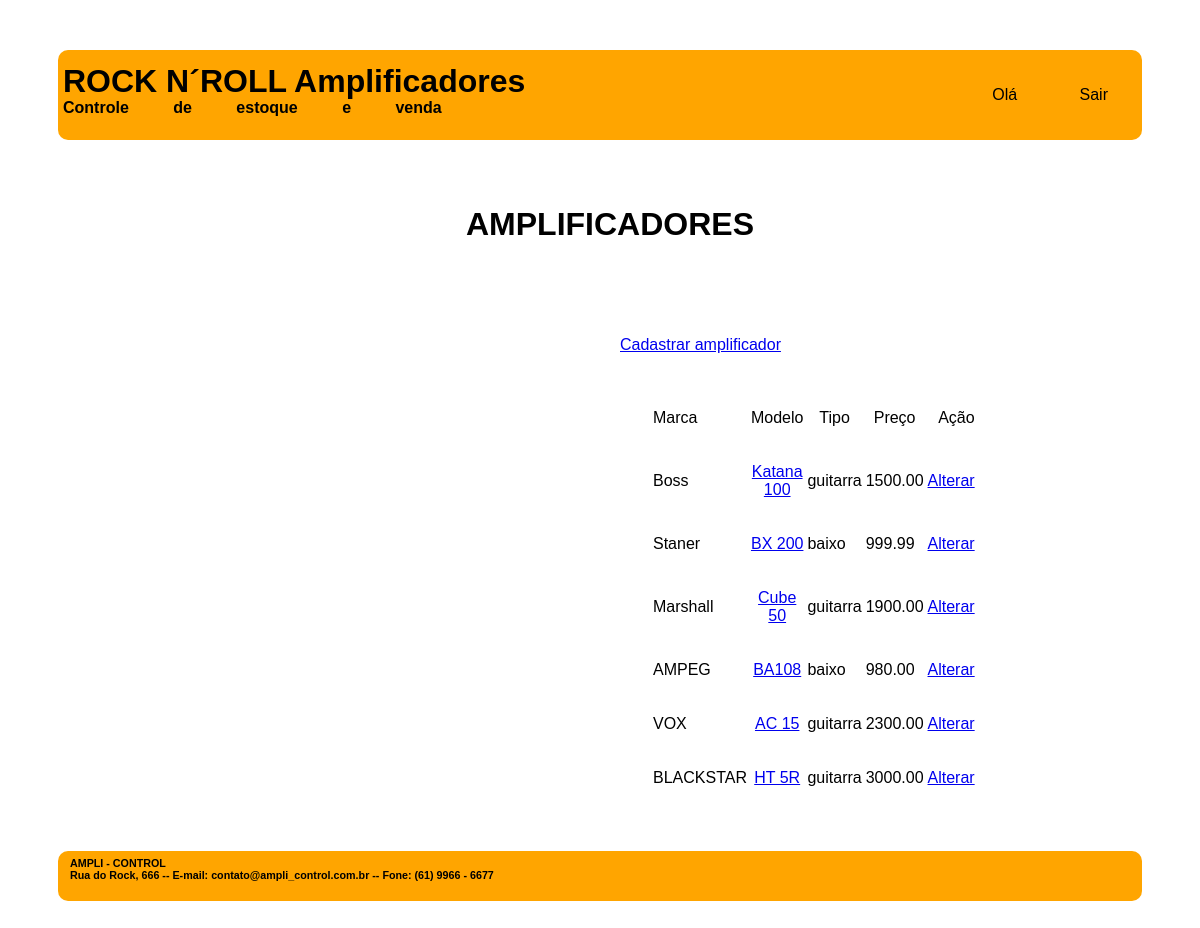
Page /lista_amp.php on the committed database.
### tables this page shows
CREATE TABLE `amplificadores` (
  `COD_AMP` int(11) NOT NULL,
  `TIPO_AMP` varchar(45) NOT NULL,
  `MARCA_AMP` varchar(45) NOT NULL,
  `MODELO_AMP` varchar(45) NOT NULL,
  `PRECO_AMP` decimal(10,2) NOT NULL,
  `FOTO_AMP` varchar(100) NOT NULL,
  `FILA_COMPRA_AMP` char(1) NOT NULL DEFAULT 'N',
  `VENDAS_COD_VEN` int(11) DEFAULT NULL
);

### lista_amp.php (the view, shortened to what this page needs)
<!DOCTYPE html>
<html>
    <head>
        <link rel="stylesheet" type="text/css" href="css/layout.css">
		<link rel="stylesheet" type="text/css" href="css/menu.css">
    </head>
    <body>
        <div id="principal">
			<div id="topo">
				<div id="logo">
					<h1> ROCK N´ROLL Amplificadores </h1>
					<h4> Controle de estoque e venda </h4>
				</div>
				<div class="menu_global">
					<ul>
						<li> Olá <?php include "valida_login.php";?></li>
                        <li><a href="logout.php" class="active">Sair</a></li>
                    </ul>
				</div>
			</div>
			<div id="conteudo_especifico">
				<div class="div_central centralizar">
					<h1> AMPLIFICADORES </h1>
				</div>
				<div id="funcionalidade" class="div_direita">
					<?php
						$conectar = mysqli_connect ("localhost", "root", "", "sistema_modelo");
						$sql_consulta = "SELECT cod_amp, marca_amp, modelo_amp, tipo_amp, preco_amp FROM amplificadores";
						$resultado_consulta = mysqli_query ($conectar, $sql_consulta);
					?>
					<p> <a href="cadastra_amp.php"> Cadastrar amplificador </a> </p>
					<table class="centralizar">
						<tr>
							<td class="esquerda">
								<p> Marca </p>
							</td>
							<td>
								<p> Modelo </p>
							</td>
							<td>
								<p> Tipo </p>
							</td>
							<td>
								<p> Preço </p>
							</td>
							<td class="direita">
								<p> Ação </p>
							</td>
						</tr>
						<?php
							while ($registro = mysqli_fetch_row($resultado_consulta))
							{
						?>
						<tr>
							<td class="esquerda">
								<p>
									<?php echo $registro[1]; ?>
								</p>
							</td>
							<td>
								<p>
									<a href="exibe_amp.php?codigo=<?php echo $registro[0]?>">
										<?php
											echo "$registro[2]";
										?>
									</a>
								</p>
							</td>
							<td class="esquerda">
								<p>
									<?php echo $registro[3]; ?>
								</p>
							</td>
							<td class="esquerda">
								<p>
									<?php echo $registro[4]; ?>
								</p>
							</td>
							<td class="direita">
								<p>
									<a href="altera_amp.php?codigo=<?php echo $registro[0]?>">
										Alterar
									</a>
								</p>
							</td>
						</tr>
						<?php
							}
						?>
					</table>
				</div>
			</div>
			<div id="rodape">
				<div id="texto_institucional">
					<div id="texto_institucional">
						<h6> AMPLI - CONTROL </h6>
						<h6> Rua do Rock, 666 -- E-mail: contato@ampli_control.com.br -- Fone: (61) 9966 - 6677 </h6>
					</div>
				</div>
		</div>
    </body>
</html>

### css/layout.css (style rules this page uses)
#topo { padding: 5px; display: grid; grid-template-columns: auto auto; margin: 0px auto 20px auto; grid-gap: 5px; border-radius: 10px; background-color: orange; color: black; justify-content: space-between; }
#logo h1 { line-height: 10px; word-spacing: 0px; }
#logo h4 { line-height: 0px; word-spacing: 40px; }
#conteudo_especifico { padding: 5px; display: grid; grid-template-columns: 50% 50%; margin: 0px auto 5px auto; grid-gap: 20px; }
.div_direita { margin: 15px 150px auto auto; }
.div_central { margin: auto 150px auto 150px; grid-column-start: 1; grid-column-end: 3; }
#rodape { padding: 0px; display: grid; grid-template-columns: auto auto; grid-template-rows: 50px; margin: 20px auto 0px auto; grid-gap: 5px; border-radius: 10px; background-color: orange; color: black; justify-content: space-between; }
#rodape h6 { line-height: 0px; word-spacing: 0px; margin: 12px auto 12px 12px; }
.centralizar { text-align: center; padding: 20px 30px 20px 30px; }
.direita { text-align: right; }
.esquerda { text-align: left; }

### css/menu.css (style rules this page uses)
.menu_global a { text-decoration: none; color: black; }

### rows in the picture
amplificadores: MARCA_AMP "Boss", MODELO_AMP "Katana 100", TIPO_AMP "guitarra", PRECO_AMP "1500.00"
amplificadores: MARCA_AMP "Staner", MODELO_AMP "BX 200", TIPO_AMP "baixo", PRECO_AMP "999.99"
amplificadores: MARCA_AMP "Marshall", MODELO_AMP "Cube 50", TIPO_AMP "guitarra", PRECO_AMP "1900.00"
amplificadores: MARCA_AMP "AMPEG", MODELO_AMP "BA108", TIPO_AMP "baixo", PRECO_AMP "980.00"
amplificadores: MARCA_AMP "VOX", MODELO_AMP "AC 15", TIPO_AMP "guitarra", PRECO_AMP "2300.00"
amplificadores: MARCA_AMP "BLACKSTAR", MODELO_AMP "HT 5R", TIPO_AMP "guitarra", PRECO_AMP "3000.00"
